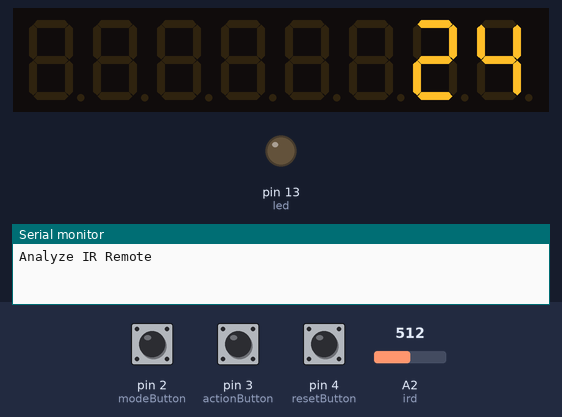
Bench run of a sketch on a simulated Arduino Leonardo, built with avr-gcc and run on an emulated ATmega32U4. Shown: 8-digit seven-segment display, output pins drawn as LEDs (lit = HIGH), the last lines printed to the serial monitor. The test bench sets the inputs (shaded band); at power-on: A2 (ird) = 512, pin 4 (resetButton) HIGH, pin 3 (actionButton) HIGH, pin 2 (modeButton) LOW. Pins used as bus, display or sensor lines are not drawn.

Above: at 1.2 s.
1.3 s: A2 (ird) set to 891
2.8 s: A2 (ird) set to 909
At 3.2 s:
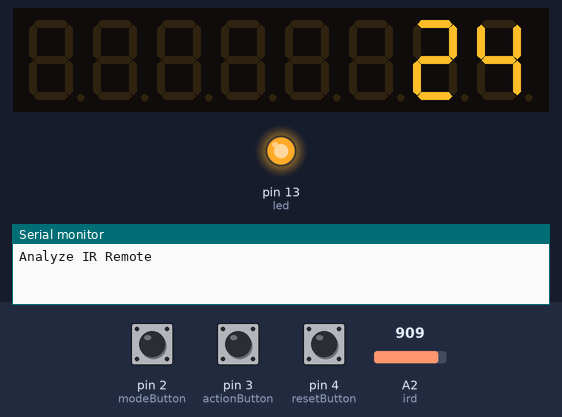
4.3 s: A2 (ird) set to 900
At 5.5 s:
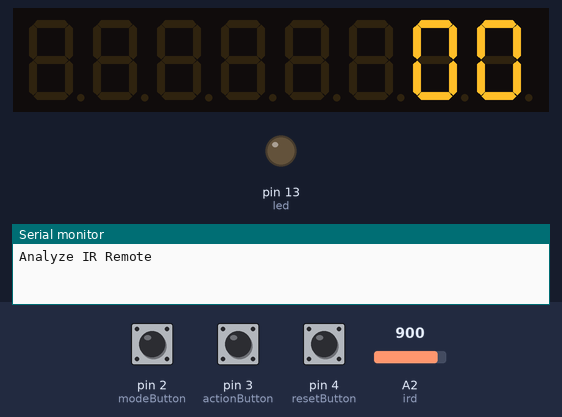
5.8 s: pin 4 (resetButton) pulled LOW for 0.15 s
7.4 s: pin 3 (actionButton) pulled LOW for 0.15 s
At 8.0 s:
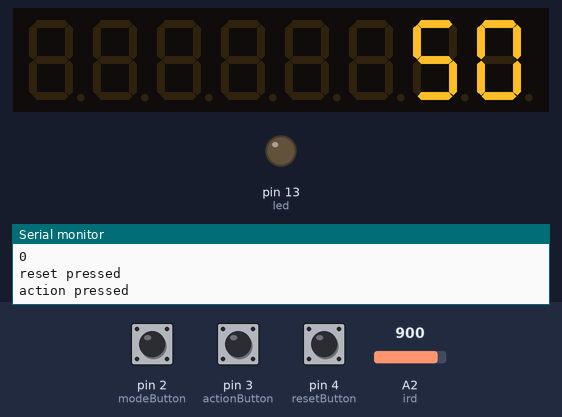
9.0 s: pin 3 (actionButton) pulled LOW for 1 s
At 10.4 s:
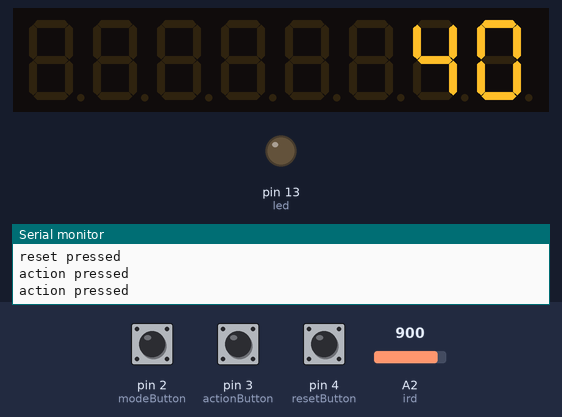
Timing chart, 0 to 12.0 s (numbered marks = the images above; inputs shaded):
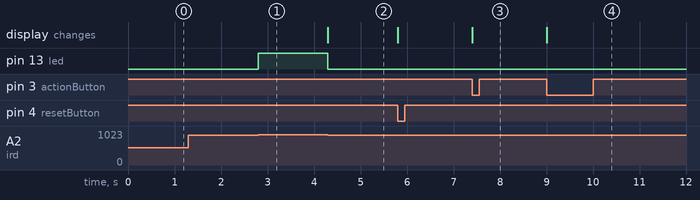

The sketch:

NerfGadget.ino
```cpp
#include <LedControl.h>
#include<stdlib.h>

const int MODE_MAGAZINE = 0;
const int MODE_SPEEDOMETER = 1;

const int irled = 12;
const int ird = 2;
const int led = 13;

const int modeButton = 2;
const int actionButton = 3;
const int resetButton = 4;

const int maxDuration = (0ul)-1;
const int THRESHOLD = 900;
double nerfDartLength = 0.071;


unsigned long startTime;
unsigned long endTime;
unsigned long lastIrChange;
boolean irOn;

boolean modeButtonLastState;
boolean actionButtonLastState;
boolean resetButtonLastState;

int mode = 0;

const int numMagazines = 4;
int magazine = 0;
int magazines[4] = {6,18,25,35};

LedControl lc1=LedControl(10,11,12,2);

void setup(){
  pinMode(irled,OUTPUT);
  pinMode(led,OUTPUT);

  pinMode( modeButton, INPUT );
  pinMode( actionButton, INPUT );

  irOn = false;

   digitalWrite( irled, HIGH );

  Serial.begin(9600);

  /*while (!Serial) {
    ; // wait for serial port to connect. Needed for Leonardo only
  }*/

  Serial.println("Analyze IR Remote");

  lc1.shutdown(0,false);
  lc1.setIntensity(0,8);
  lc1.setDigit(0,0,4,false);
  lc1.setDigit(0,1,2,false);
}

void loop(){

  if( analogRead(ird ) > THRESHOLD ){

    startTime = micros();
    digitalWrite(led,HIGH);
    while( analogRead(ird ) > THRESHOLD ){
        //delayMicroseconds(8);
    }
    digitalWrite(led,LOW);
    endTime = micros();

    /* ir sensor tripped */
    switch(mode){
      case MODE_MAGAZINE:
        magazine--;
        MagazineMode();
        break;
      case MODE_SPEEDOMETER:
        SpeedometerMode();
        break;
    }
  }

  CheckButtons();
}

inline void CheckButtons(){
  boolean modeButtonState = digitalRead( modeButton ) == HIGH;
  boolean actionButtonState = digitalRead( actionButton ) == HIGH;
  boolean resetButtonState = digitalRead( resetButton ) == HIGH;

  if( modeButtonState != modeButtonLastState && !modeButtonState ){
    mode = ( mode + 1 ) % 2;
    displayInt( 0 );
    Serial.print("mode pressed ");
    Serial.println( mode );
  }

  if( actionButtonState != actionButtonLastState && !actionButtonState ){
    ActionPressed();
    Serial.println("action pressed");
  }

  if( resetButtonState != resetButtonLastState && !resetButtonState ){
    ResetPressed();
    Serial.println("reset pressed");

  }

  modeButtonLastState = modeButtonState;
  actionButtonLastState = actionButtonState;
  resetButtonLastState = resetButtonState;
}

inline void ActionPressed(){
  if( mode == MODE_MAGAZINE ){
    magazine--;
    MagazineMode();
  }
  else {
  }
}

inline void ResetPressed(){
  if( mode == MODE_MAGAZINE ){
    int i=0;
    while( magazines[i] <= magazine && i<numMagazines ) i++;
    if( i==numMagazines ) i=0;
    Serial.println( i );
    magazine = magazines[i];
    MagazineMode();
  }
  else {

  }
}

void SpeedometerMode(){
  unsigned long duration = 0;
  if( endTime < startTime ) {
    duration = ( maxDuration - startTime ) + endTime;
  }
  else duration = endTime - startTime;

  double speed = nerfDartLength * 1000000.0 / duration;

  if( Serial ){
    Serial.println( duration );
    Serial.print( "speed: " );
    Serial.println( speed );
  }

  displayDouble( speed );
}

inline void MagazineMode(){
  if( magazine < 0 ) magazine = 0;
  displayInt( magazine );
}

void displayInt(int value){
  byte tens = ( value / 10 ) % 10;
  byte ones = value % 10;

  lc1.setDigit(0,0,tens,false);
  lc1.setDigit(0,1,ones,false);

}

void displayDouble(double value){
  char buffer[4];
  unsigned char minStringWidthIncDecimalPoint = 4;
  char numVarsAfterDecimal = 2;
  dtostrf( value, minStringWidthIncDecimalPoint, numVarsAfterDecimal, buffer );

  int j=0;
  for(int i=0;i<4;i++){
    if( buffer[i] == '.' || buffer[i] == '0' ) continue;
    byte number = buffer[i] - 48;
    boolean isDotNext = i<2 && buffer[i+1] == '.';
    lc1.setDigit(0,j,number,isDotNext);
    j++;
  }
}
```

Measured:
- the behaviour switches between 900 and 901 on A2 (ird) (found by bisection; images 0 and 1)
- after the input at 1.3 s, every drawn part: stays the same
- after the input at 2.8 s, pin 13 (led): LOW → HIGH at once
- after the input at 4.3 s, pin 13 (led): HIGH → LOW at once; the display: changes at once (image 2)
- after the input at 7.4 s, the display: changes at once (image 3)
- after the input at 9.0 s, the display: changes at once (image 4)
